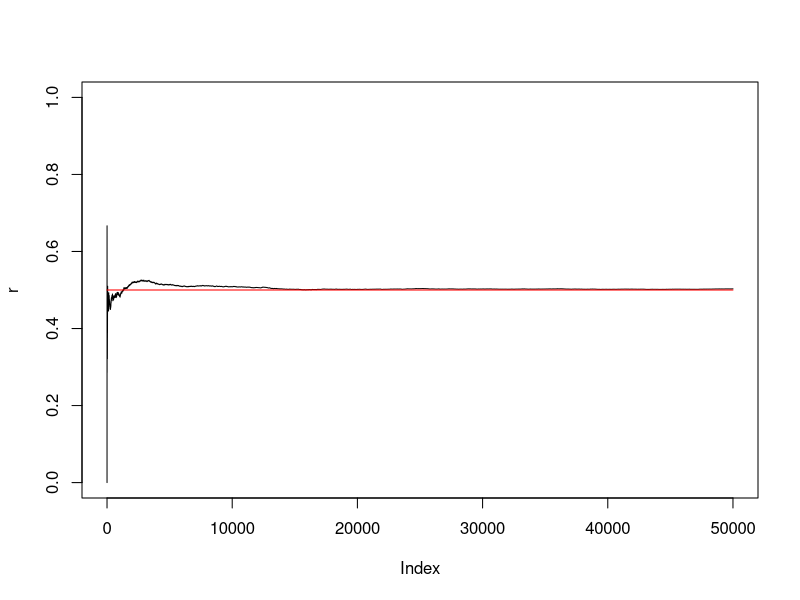

This figure's R source:
## ---- chunk 1
library(tidyverse)

# Git
foreignpop <-  read.csv("class_data/foreignpopulation.csv")

# Non-git
#download.file("https://raw.githubusercontent.com/resonance1/govt10-f25/refs/heads/main/class_data/foreignpopulation.csv","foreignpopulation.csv")
#foreignpop <- read.csv("foreignpopulation.csv")
## ---- chunk 2
foreignpop <- foreignpop |> mutate(pctforeign_2011 = foreign_2011/population_2011, 
                                   pctforeign_2015 = foreign_2015/population_2015)

# Compare to:
foreignpop$pctforeign_2011 = foreignpop$foreign_2011/foreignpop$population_2011
foreignpop$pctforeign_2015 = foreignpop$foreign_2015/foreignpop$population_2015
      
## ---- chunk 3

## ---- chunk 4

## ---- chunk 5

## ---- chunk 6
resume <- read.csv("./class_data/resume.csv")

#download.file("https://raw.githubusercontent.com/resonance1/govt10-f25/refs/heads/main/class_data/resume.csv","resume.csv")
#resume <- read.csv("resume.csv")

## ---- chunk 7


## ---- chunk 8

## ---- chunk 9

## ---- chunk 10

## ---- chunk 11

## ---- chunk 12

## ---- chunk 13

## ---- chunk 14
nrows <- 10000
age <- round(rnorm(10000,mean=40,sd=10))
college <- rbinom(10000,1,.38)
hair <- c(rep("brown",4000),rep("blonde",1000),rep("red",250),rep("black",4750))
handshake10k <- data.frame(age,college,hair)
## ---- chunk 15
handshake10k$treatment <- 0
randomsample <- sample(1:nrow(handshake10k),5000)
handshake10k$treatment[randomsample] <- 1
## ---- chunk 16


## ---- chunk 17

## ---- chunk 18
n <- 50000
x <- sample(0:1,n, repl=T)
s <- cumsum(x)
r <- s/(1:n)
plot(r, ylim=c(0, 1), type="l")
lines(c(0,n), c(.50,.50),col="red")
round(cbind(x,s,r), 5)[1:10,]; r[n]
